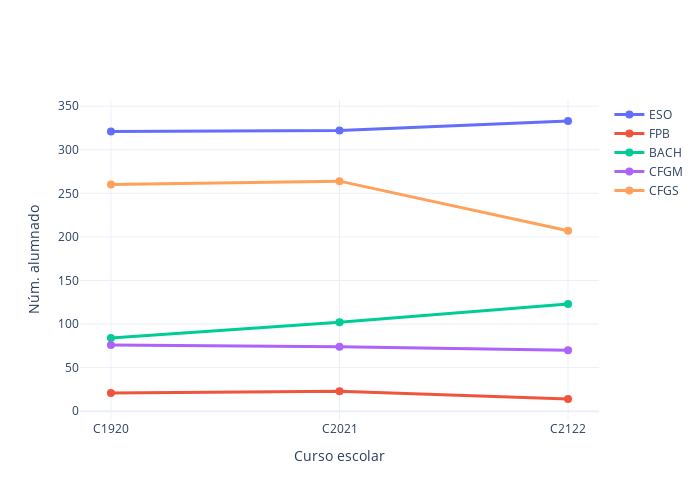

Notebook code for this chart:
### Markdown cell above
## Evolución del número total de alumnado por niveles

### Code cell
myplotly.num_students_evolution(df_ce, stages, years)

### Figure 1 — Plotly figure (JSON) as saved in the notebook; plotly's stock layout.template omitted (floating-point values rounded to 4 significant figures)
{"data": [{"hoverinfo": "name+text", "line": {"width": 3}, "marker": {"size": 8}, "name": "ESO", "text": [321, 322, 333], "type": "scatter", "x": ["C1920", "C2021", "C2122"], "y": [321, 322, 333]}, {"hoverinfo": "name+text", "line": {"width": 3}, "marker": {"size": 8}, "name": "FPB", "text": [21, 23, 14], "type": "scatter", "x": ["C1920", "C2021", "C2122"], "y": [21, 23, 14]}, {"hoverinfo": "name+text", "line": {"width": 3}, "marker": {"size": 8}, "name": "BACH", "text": [84, 102, 123], "type": "scatter", "x": ["C1920", "C2021", "C2122"], "y": [84, 102, 123]}, {"hoverinfo": "name+text", "line": {"width": 3}, "marker": {"size": 8}, "name": "CFGM", "text": [76, 74, 70], "type": "scatter", "x": ["C1920", "C2021", "C2122"], "y": [76, 74, 70]}, {"hoverinfo": "name+text", "line": {"width": 3}, "marker": {"size": 8}, "name": "CFGS", "text": [260, 264, 207], "type": "scatter", "x": ["C1920", "C2021", "C2122"], "y": [260, 264, 207]}], "layout": {"height": 500, "width": 700, "xaxis": {"title": {"text": "Curso escolar"}}, "yaxis": {"title": {"text": "Núm. alumnado"}}}}
